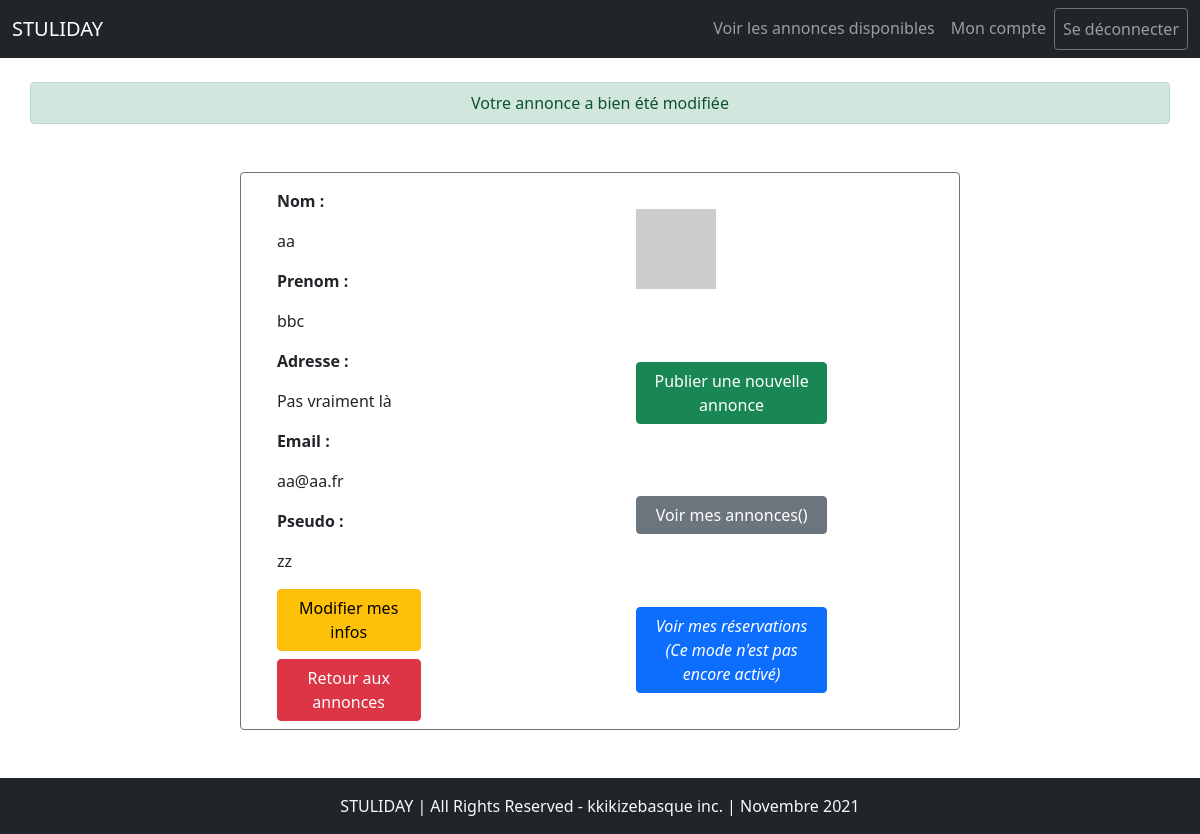
Screenshot of /profil.php?success=modifAnnonce (signed in) with the database file from the repository.
### tables this page shows
CREATE TABLE `user` (
  `id` int(11) NOT NULL,
  `lastname` varchar(25) NOT NULL,
  `firstname` varchar(50) NOT NULL,
  `adress` varchar(255) NOT NULL,
  `email` varchar(200) NOT NULL,
  `username` varchar(25) NOT NULL,
  `password` varchar(512) NOT NULL
);

### _zoom-user.php (called while the page is built, shortened)
<?php
$id = $_SESSION['id'];
$viewUser = "SELECT * from user WHERE id = :id";
$reqViewUser = $connexion->prepare($viewUser);
$reqViewUser->bindValue(':id',$id);
$reqViewUser->execute();
$user = $reqViewUser->fetch();
?>

### profil.php (the view, shortened to what this page needs)
<?php
require 'includes/connect.php';
include_once '_navbar.php';
include_once '_zoom-user.php';
$alert = false;
if (isset($_GET['success'])) {
  $alert = true;
  if ('modifAnnonce' == $_GET['success']) {
      $type = 'success';
      $message = 'Votre annonce a bien été modifiée';
  }
}
?>
<body>
<main>
<?php echo $alert ? "<div class='container mt-4 text-center p-2 alert alert-{$type} mt-2'>{$message}</div>" : ''; ?>
<section class="d-flex justify-content-around mx-auto border border-secondary rounded mt-5" style="width:60%">
<div class="mx-auto " style="width:40%">
      <div>
        <div class="my-3">
          <p class="fw-bold">Nom :</p>
          <p><?php echo $user['lastname']; ?></p>
        </div>
        <div class="mb-3">
          <p class="fw-bold">Prenom :</p>
          <p><?php echo $user['firstname']; ?></p>
        </div>
        <div class="mb-3">
          <p class="fw-bold">Adresse :</p>
          <p><?php echo $user['adress']; ?></p>
        </div>
        <div class="mb-3">
          <p class="fw-bold">Email :</p>
          <p><?php echo $user['email']; ?></p>
        </div>
        <div class="mb-3">
          <p class="fw-bold">Pseudo :</p>
          <p><?php echo $user['username']; ?></p>
        </div>
        <a href="modifier-user.php" class="btn btn-warning col-6">Modifier mes infos</a>
      </div>
      <a class="btn btn-danger my-2 col-6" href="annonces.php" role="button">Retour aux annonces</a>
</div>
      <div class="d-flex flex-column justify-content-around align-items-start mx-auto "style="width:40%">
      <div>
        <img src="https://robohash.org/<?php echo $user['id']; ?>" alt="avatar" />
        </div>
      <a class="btn btn-success col-8" href="add-annonces.php" >Publier une nouvelle annonce</a>
      <a class="btn btn-secondary col-8" href="auth-annonces.php" >Voir mes annonces()</a>
      <a class="btn btn-primary col-8 fst-italic" href="#" >Voir mes réservations (Ce mode n'est pas encore activé)</a>
      </div>
</section>
</main>
<?php
include_once "_footer.php";
?>
</body>

### rows the page displays
user: lastname "aa", firstname "bbc", adress "Pas vraiment là", email "aa@aa.fr", username "zz"

### other values shown
$message "Votre annonce a bien été modifiée"
